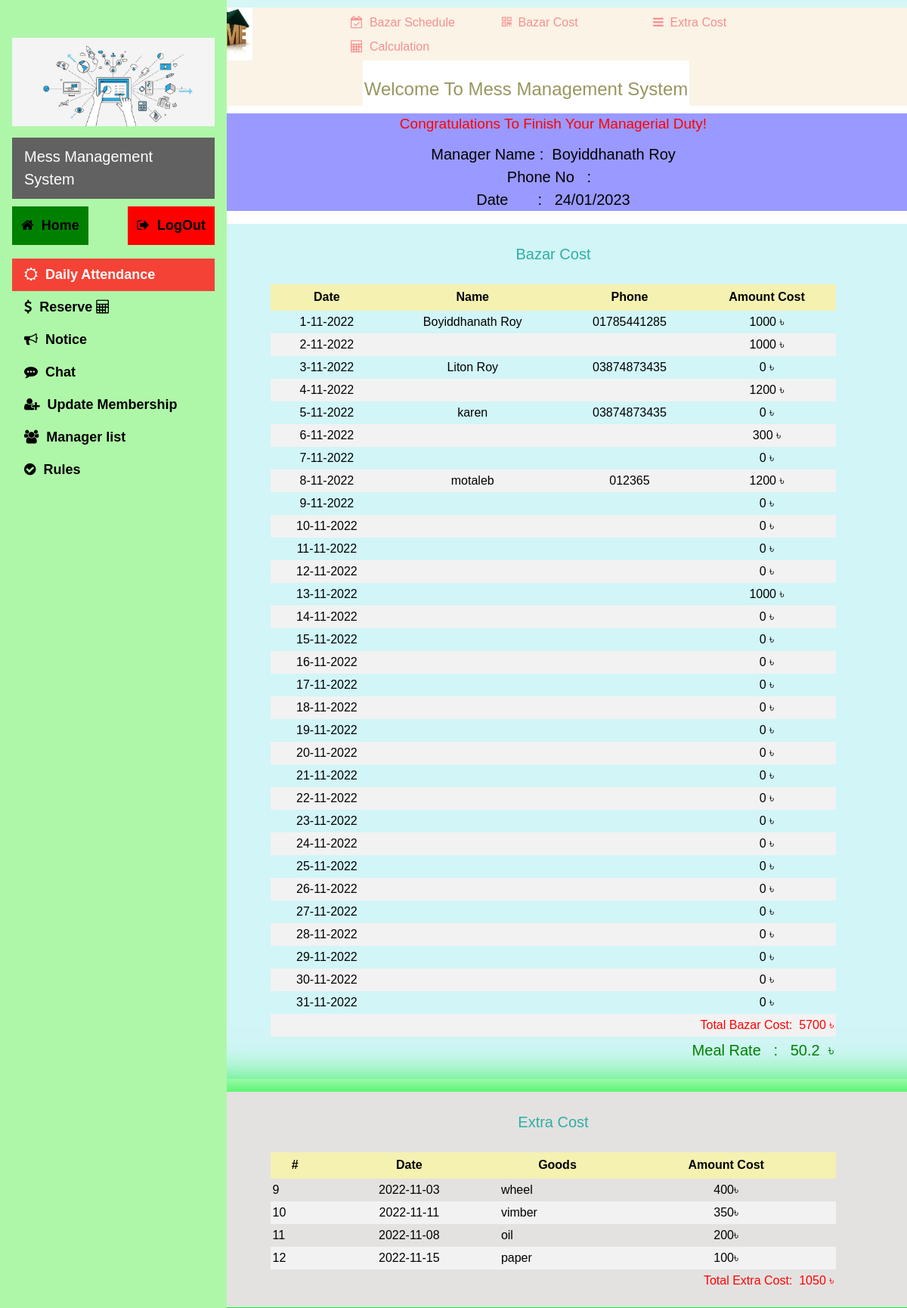
The page /manager/calculation.php (signed in, upper part) on the database its author committed.
### tables this page shows
CREATE TABLE `bazarcost` (
  `id` int(11) NOT NULL,
  `date` varchar(20) NOT NULL,
  `amount` float NOT NULL
);

CREATE TABLE `bazardate` (
  `id` int(11) NOT NULL,
  `date` varchar(20) NOT NULL,
  `name` varchar(100) NOT NULL,
  `room_no` int(11) NOT NULL,
  `phone` varchar(20) NOT NULL
);

CREATE TABLE `extracost` (
  `id` int(11) NOT NULL,
  `date` date NOT NULL,
  `description` varchar(200) NOT NULL,
  `amount` float NOT NULL
);

### manager/calculation.php (the view, shortened to what this page needs)
<?php
	include 'database/Connection.php';
?>
<!DOCTYPE html>
<html lang="en">
<head>
		<link rel="stylesheet" href="https://cdnjs.cloudflare.com/ajax/libs/font-awesome/4.7.0/css/font-awesome.min.css">
		 <link rel="stylesheet" href="css/w3.css">
		<link rel="stylesheet" href="css/font.css">
</head>
<body>
	<?php
	include('navigation.php');
	?>
	<div class="first">
    </div>
	<div class="navbar">
	    <div class="nav1">
			<a href="index.php" ><img width="70px" height="70px" src="img/logo.jpg"></a>
		</div>
		 <div class="nav2">
			<a href="bazarschedule.php" style="text-decoration:none;">
				<i class="fa fa-calendar-check-o"></i>&nbsp <span style="color:#f78f8f;">Bazar Schedule</span>
			</a>
		 </div>
		 <div class="nav3">
			<a href="cost.php" style="text-decoration:none;">
				<i class="fa fa-qrcode"></i>&nbsp <span style="color:#f78f8f;">Bazar Cost</span>
			</a>
		 </div>
		<div class="nav4">
			<a href="costExtra.php" style="text-decoration:none;">
				<i class="fa fa-bars"></i>&nbsp <span style="color:#f78f8f;">Extra Cost</span>
			</a>
		 </div>
		 <div class="nav5">
			<a href="calculation.php" style="text-decoration:none;">
				<i  class="fa fa-calculator"></i>&nbsp <span style="color:#f78f8f;">Calculation</span>
			</a>
		 </div>
	</div>
	<div class="containe1">
		<div class="child">
			<h3 style="text-align: center;color:#99955f;height:60px;padding-top:20px;background:white;" >Welcome To Mess Management System</h3>
		</div>
		<?php
			$query="SELECT*FROM bazarcost ";
			$result=$conn->query($query);
			$transaction=0;
			while($rows=$result->fetch_assoc()){
			   if($rows['amount'] > 0){
				   $transaction = 1;
				   break;
			   }
			}
		    if($transaction<=0){
		?>
				<div class="one">
				    <h3 style="font-size: 1.75rem;padding: 93px 20px;text-align: center;color: red;">No Transaction Held Yet.Thanks</h3>
				</div>
    <?php 	}
			else
			{
		?>
	</div>
	<div class="container2;" id="pdf-content" >
				<div class="ttl">
					<h3 style="color:red;font-size:19px;text-align: center; font-family: 'Comic Sans MS', cursive, sans-serif;">Congratulations To Finish Your Managerial Duty!</h3>
					<h4 style="font-size:13x;text-align:center;font-family: 'Comic Sans MS', cursive, sans-serif;" >Manager Name :&nbsp <?php echo$_SESSION['name'] ;?> <br>
					Phone No &nbsp  : &nbsp <?php echo$_SESSION['phone_no']; ?><br>
					Date &nbsp &nbsp &nbsp : &nbsp <?php echo date('d/m/Y'); ?>
					</h4>
				</div>
				<div class="row" >
					<h4 style="text-align: center;padding: 15px;color: #30aea0;font-family: 'Comic Sans MS', cursive, sans-serif;">Bazar Cost</h4>
					<table >
						<thead>
							<tr>
								<th>Date</th>
								<th>Name</th>
								<th>Phone</th>
								<th>Amount Cost</th>
							</tr>
						</thead>
						<tbody>
						<?php
							$query="SELECT * FROM bazarcost ";
							$sum1=0;
							$result=$conn->query($query);
							if( $result){
								while($rows=$result->fetch_assoc()){
									$sum1=$sum1+$rows['amount'];
									$id=$rows['id'];
						?>
									<tr>
										<td style="text-align:center;"><?php echo$rows['date']; ?></td>
										<?php
										$q="select * from bazardate where id='$id' ";
										$res=$conn->query($q);
										$row=$res->fetch_assoc();
										?>
										<td style="text-align:center;"><?php echo$row['name']; ?></td>
										<td style="text-align:center;"><?php echo$row['phone']; ?></td>
										<td style="text-align:center;"><?php echo $rows['amount'];?> &#x09F3 </td>
									</tr>
						  <?php }?>
									<?php
										$q="SELECT*FROM mealcount ";
										$res=$conn->query($q);
										$num=$res->num_rows;
										$totalmeal=0;
										if( $num>0)
										{
											while($ro=$res->fetch_assoc())
											{
												$totalmeal=$totalmeal+$ro['meal'];
											}
										}
										$mealRate=0;
										if($totalmeal>0){
											$mealRate= $sum1/$totalmeal;
										}
									?>
									<tr><td colspan="5" style="text-align: right;color:red;">Total Bazar Cost:&nbsp <?php echo$sum1; ?> &#x09F3 </td></tr>
									<tr><td colspan="4" style="text-align:right; color:green;font-size:20px;" >Meal Rate &nbsp : &nbsp <?php echo round($mealRate,1) ;?>&nbsp &#x09F3  </td ></tr>
							</tbody>
					</table>
					<?php   }?>
				</div>
				<div class="row1" >
					<h4 style="text-align: center;padding: 15px;color: #30aea0;font-family: 'Comic Sans MS', cursive, sans-serif;">Extra Cost</h4>
					<table >
						<thead>
							<tr>
								<th>#</th>
								<th>Date</th>
								<th>Goods</th>
								<th>Amount Cost</th>
							</tr>
						</thead>
						<tbody>
						<?php
							$query="SELECT * FROM extracost ";
							$sum2=0;
							$result=$conn->query($query);
							if( $result){
								while($rows=$result->fetch_assoc()){
									$sum2=$sum2+$rows['amount'];
						?>
									<tr>
										<td ><?php echo$rows['id']; ?></td>
										<td style="text-align:center;"><?php echo$rows['date']; ?></td>
										<td><?php echo$rows['description']; ?></td>
										<td style="text-align:center;"><?php echo $rows['amount'];?>&#x09F3 </td>
									</tr>
						  <?php }?>
									<tr><td colspan="5" style="text-align: right;color:red;">Total Extra Cost:&nbsp <?php echo$sum2; ?> &#x09F3 </td></tr>
							</tbody>
					</table>
					<?php   }?>
				</div>
	</div>
	<?php	} ?>
</body>
</html>

### manager/css/w3.css (style rules this page uses)
html { box-sizing:border-box }
*,*:before,*:after { box-sizing:inherit }
html { -ms-text-size-adjust:100%;-webkit-text-size-adjust:100% }
body { margin:0 }
a { background-color:transparent;-webkit-text-decoration-skip:objects }
html,body { font-family:Verdana,sans-serif;font-size:15px;line-height:1.5 }
html { overflow-x:hidden }
h3 { font-size:24px }
h4 { font-size:20px }
h1,h2,h3,h4,h5,h6 { font-family:"Segoe UI",Arial,sans-serif;font-weight:400;margin:10px 0 }
a { color:inherit }

### manager/calculation.php (style rules this page uses)
body,h1,h2,h3,h4,h5 { font-family: "Poppins", sans-serif }
body { font-size:16px; }
.first { background-color: #d5f7f6; height:10px; }
.navbar { margin-left:22%; width:78%; }
.nav1 { width:200px; float:left; padding-top:0px; }
.nav2 { width:200px; float:left; text-align:left; padding-top:8px; color:#f78f8f; }
.nav3 { width:200px; float:left; text-align:left; padding-top:8px; color:#f78f8f; }
.nav4 { width:200px; float:left; text-align:left; padding-top:8px; color:#f78f8f; }
.nav5 { width:200px; float:left; text-align:left; padding-top:8px; color:#f78f8f; }
.child { margin-left:20%; padding-left:20%; padding-top:5%; height:130px; background-color:#faf3e6; }
.child h3 { width:60%; }
.ttl { background-color:#9999ff; margin-left:22%; }
table { border-collapse: collapse; border-spacing: 0; width:auto; margin-left:10%; margin-bottom:20px; width:80%; }
td { text-align:left; padding: 3px; border: 1px ; }
th { height:35px; position:sticky; top: 0px; padding:3px; background:#f5f1b1; }
tr:nth-child(even) { background-color: #f2f2f2 }
.row { margin-left:22%; background: #d2f5f7; margin-top: 17px; margin-bottom: 15px; overflow-x:scroll; }
.row1 { margin-left:22%; background: #e3e2e1; margin-top: 17px; margin-bottom: 15px; box-shadow: 60px 70px 50px 80px #05f028; overflow-x:scroll; }

### rows shown on the page
bazarcost: date "1-11-2022", bazardate.name "Boyiddhanath Roy", bazardate.phone "01785441285", amount "1000"
bazarcost: date "2-11-2022", amount "1000"
bazarcost: date "3-11-2022", bazardate.name "Liton Roy", bazardate.phone "03874873435", amount "0"
bazarcost: date "4-11-2022", amount "1200"
bazarcost: date "5-11-2022", bazardate.name "karen", bazardate.phone "03874873435", amount "0"
bazarcost: date "6-11-2022", amount "300"
bazarcost: date "7-11-2022", amount "0"
bazarcost: date "8-11-2022", bazardate.name "motaleb", bazardate.phone "012365", amount "1200"
bazarcost: date "9-11-2022", amount "0"
bazarcost: date "10-11-2022", amount "0"
bazarcost: date "11-11-2022", amount "0"
bazarcost: date "12-11-2022", amount "0"
bazarcost: date "13-11-2022", amount "1000"
bazarcost: date "14-11-2022", amount "0"
bazarcost: date "15-11-2022", amount "0"
bazarcost: date "16-11-2022", amount "0"
bazarcost: date "17-11-2022", amount "0"
bazarcost: date "18-11-2022", amount "0"
bazarcost: date "19-11-2022", amount "0"
bazarcost: date "20-11-2022", amount "0"
bazarcost: date "21-11-2022", amount "0"
bazarcost: date "22-11-2022", amount "0"
bazarcost: date "23-11-2022", amount "0"
bazarcost: date "24-11-2022", amount "0"
bazarcost: date "25-11-2022", amount "0"
bazarcost: date "26-11-2022", amount "0"
bazarcost: date "27-11-2022", amount "0"
bazarcost: date "28-11-2022", amount "0"
bazarcost: date "29-11-2022", amount "0"
bazarcost: date "30-11-2022", amount "0"
bazarcost: date "31-11-2022", amount "0"
extracost: id "9", date "2022-11-03", description "wheel", amount "400"
extracost: id "10", date "2022-11-11", description "vimber", amount "350"
extracost: id "11", date "2022-11-08", description "oil", amount "200"
extracost: id "12", date "2022-11-15", description "paper", amount "100"

### other values the page prints
$_SESSION['name'] "Boyiddhanath Roy"
$sum1 "5700"
$mealRate "50.2"
$sum2 "1050"
